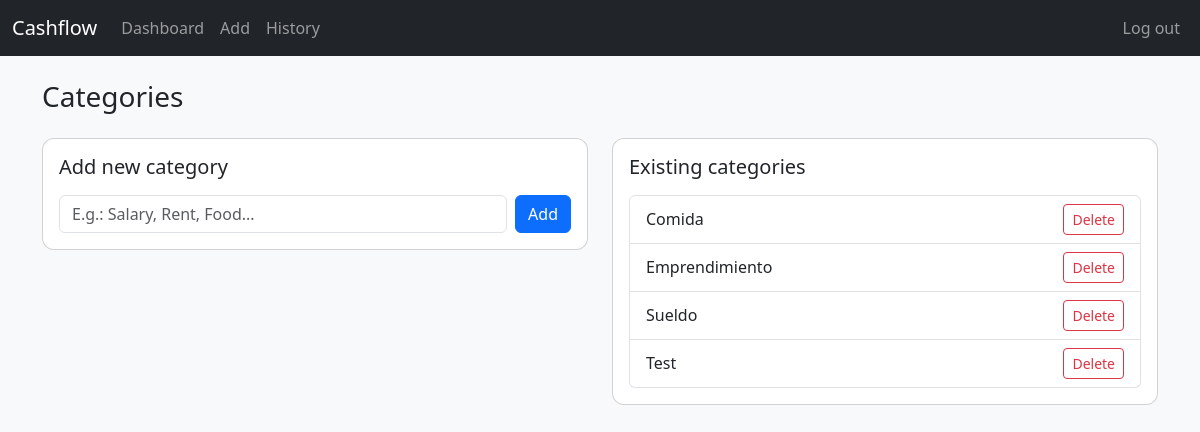
Page /categories (signed in) on the committed database.
### tables this page shows
CREATE TABLE categories (
    id INTEGER PRIMARY KEY AUTOINCREMENT,
    user_id INTEGER NOT NULL,
    name TEXT NOT NULL,
    UNIQUE (user_id, name),
    FOREIGN KEY (user_id) REFERENCES users(id)
);

### views.py (the view, shortened to what this page needs)
@views_bp.route("/categories", methods=["GET", "POST"])
def categories():
    user_id = session.get("user_id")
    if not user_id:
        return redirect("/login")
    db = get_db()
    rows = db.execute(
        "SELECT id, name FROM categories WHERE user_id = ? ORDER BY name",
        (user_id,),
    ).fetchall()
    return render_template("categories.html", categories=rows)

### db.py (called while the page is built)
def get_db():
    if "db" not in g:
        conn = sqlite3.connect(DATABASE)
        conn.row_factory = sqlite3.Row
        g.db = conn
    return g.db

### templates/categories.html (shortened to what this page needs)
{% extends "layout.html" %}
{% block content %}
<h1 class="h3 mb-4">Categories</h1>
<div class="row">
  <div class="col-md-6 mb-4">
    <div class="card">
      <div class="card-body">
        <h5 class="card-title">Add new category</h5>
        <form method="post" class="d-flex mt-3">
          <input
            type="text"
            name="name"
            class="form-control me-2"
            placeholder="E.g.: Salary, Rent, Food..."
            required
          >
          <button type="submit" class="btn btn-primary">Add</button>
        </form>
      </div>
    </div>
  </div>
  <div class="col-md-6 mb-4">
    <div class="card">
      <div class="card-body">
        <h5 class="card-title">Existing categories</h5>
        {% if categories %}
          <ul class="list-group mt-3">
            {% for cat in categories %}
              <li class="list-group-item d-flex justify-content-between align-items-center">
                <span>{{ cat["name"] }}</span>
                <form method="post" class="mb-0">
                  <button
                    type="submit"
                    class="btn btn-sm btn-outline-danger"
                    onclick="return confirm('Delete category?');"
                  >
                    Delete
                  </button>
                </form>
              </li>
            {% endfor %}
          </ul>
        {% else %}
          <p class="text-muted mt-3">You don't have any categories yet.</p>
        {% endif %}
      </div>
    </div>
  </div>
</div>
{% endblock %}

### static/css/styles.css (style rules this page uses)
body { font-family: system-ui, -apple-system, BlinkMacSystemFont, "Segoe UI", sans-serif; }
.card { border-radius: 0.75rem; }

### rows in the picture
categories: name "Comida"
categories: name "Emprendimiento"
categories: name "Sueldo"
categories: name "Test"
